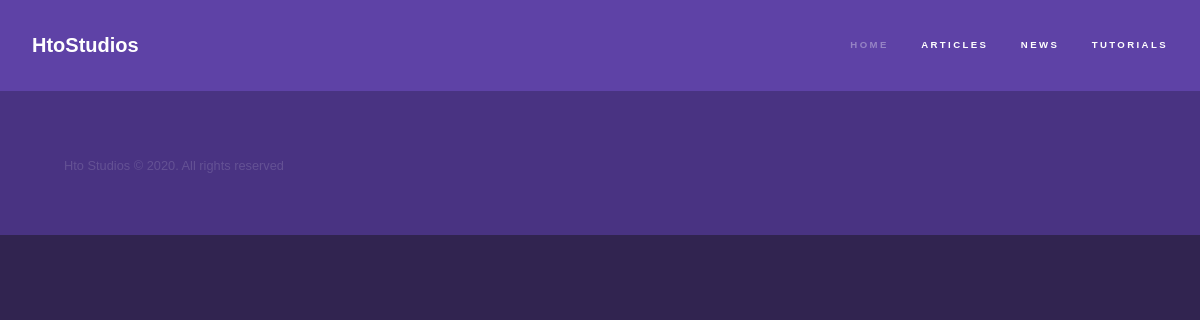
The app's page /articles/category/News/, older data.
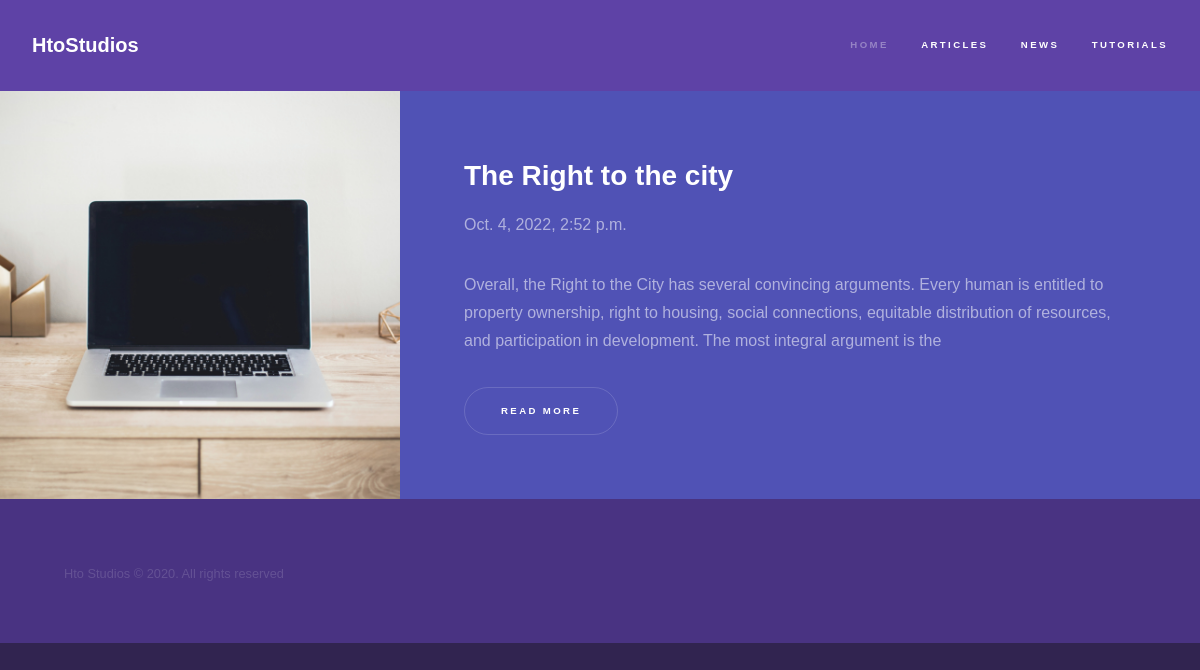
The same page, newer data.
### articles/models.py (models this page shows, shortened)
class Category (models.Model):
    name = models.CharField( max_length=50)
    def get_absolute_url(self):
        return reverse("articles:article_category",kwargs={
            'slug':self.name
        })

class Article (models.Model):
    title = models.CharField( max_length=50 ,blank=True)
    slug = models.SlugField()
    author = models.ForeignKey(Author, on_delete=models.CASCADE)
    date = models.DateTimeField(  auto_now_add=True)
    views = models.IntegerField(blank=True,default=0,null=True)
    thumb = models.FileField(blank=True,null=True)
    thumb_description = models.CharField( max_length=50,null=True)
    tags = models.ManyToManyField(Tag, blank=True)
    category = models.ForeignKey(Category, blank=True,null=True, on_delete=models.SET_NULL)
    intro = models.TextField( max_length=256, blank=True, null=True)
    outro = models.TextField( max_length=256, blank=True, null=True)
    def snippet(self):
        return self.intro
    def get_absolute_url(self):
        return reverse("articles:article_details", kwargs={
            'slug': self.slug
        })

### articles/views.py (the view)
# urls.py: path(r'category/<slug>/',views.article_category, name= 'article_category'),
def article_category(request, slug):
    articles = Article.objects.filter(category__name = slug).order_by('-date')
    categories = Category.objects.all()
    context = {
        'articles':articles,
        'categories':categories
    }
    return render(request,'articles/article_category.html',context)

### articles/templates/articles/article_category.html (shortened to what this page needs)
{%extends 'base_layout.html'%}
{%load static%}
{% block extra_head %}
<link rel="stylesheet" href="{% static 'assets/style/article_list.css' %}" />
{% endblock extra_head %}
{%block content%}
    <header id="header">
        <a href="{% url 'index' %}" class="title">HtoStudios</a>
        <nav>
            <ul>
                <li><a href="{% url 'index' %}">Home</a></li>
                <li><a href="{% url 'articles:article_lists' %}" class="active">Articles</a></li>
                {% for category in categories %}
                <li><a href="{{category.get_absolute_url}}" class="active">{{category.name}}</a></li>
                {% endfor %}
            </ul>
        </nav>
    </header>
    <section id="one" class="wrapper style2 spotlights">
        {%for article in articles%}
            <section>
                <a href="{{article.get_absolute_url}}" class="image"><img src="{{article.thumb.url}}" alt="{{article.title}}" data-position="center center" /></a>
                <div class="content">
                    <div class="inner">
                        <h2>{{article.title}}</h2>
                        <p>{{article.date}}</p>
                        <p>{{article.snippet}}</p>
                        <ul class="actions">
                            <li><a href="{{article.get_absolute_url}}" class="button">Read more</a></li>
                        </ul>
                    </div>
                </div>
            </section>
        {%endfor%}
    </section>
{%endblock%}

Row changes from the older to the newer data that the page shows:
added Article: title "The Right to the city", date "Oct. 4, 2022, 2:52 p.m.", snippet "Overall, the Right to the City has several convincing arguments. Every human is entitled to property ownership, right to housing, social connections, equitable distribution of resources, and participation in development. The most integral argument is the"
